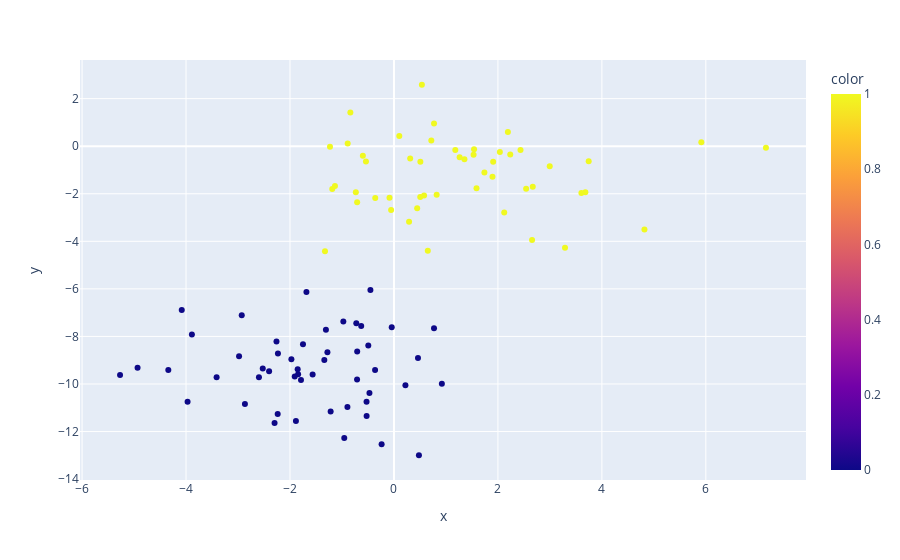

Here is the notebook cell this chart was saved with:
### Code cell
import plotly.express as px

px.scatter(x=X[:, 0], y=X[:, 1], color=y)
